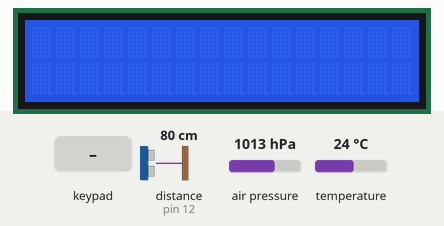
Simulated run of this sketch. Board: Arduino Uno, built with avr-gcc and run on an emulated ATmega328P. Shown: 16×2 character LCD. Wiring (inferred from the names in the program): ultrasonic range finder: trigger pin 13; echo pin 12. Inputs (shaded band) come from the test bench; at power-on: distance to the obstacle (sensor on pin 12) 80 cm, air pressure 1013 hPa, temperature 24 °C. The echo pulse lasts 58.3 µs per cm; what the sketch prints to the serial monitor is not drawn.

Above: at 1.2 s.
1.3 s: keypad keys 2 3 4 5 pressed 0.4 s apart
At 3.2 s:
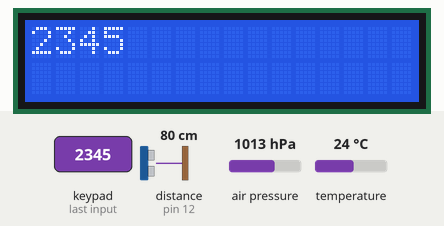
4.4 s: key '1' pressed
At 5.6 s:
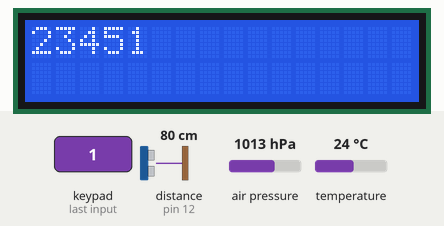
5.9 s: keypad keys 2 3 4 5 # pressed 0.4 s apart
At 7.8 s:
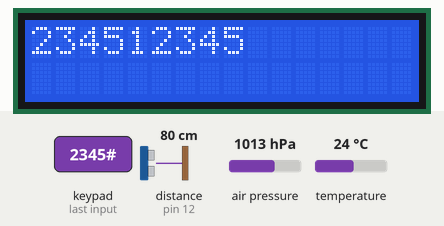
9.4 s: keypad keys 2 3 4 5 * pressed 0.4 s apart
At 12.0 s:
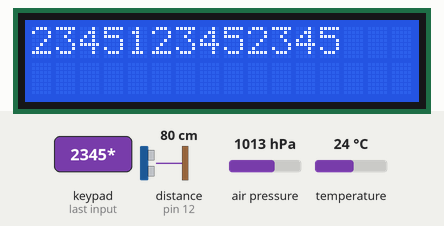
12.9 s: keypad keys 2 3 4 5 A pressed 0.4 s apart
At 14.2 s:
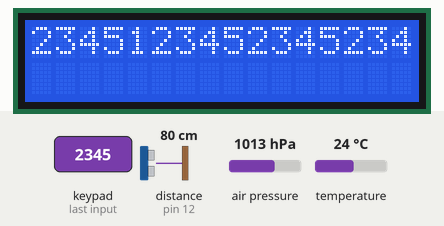
Timing chart, 0 to 15.9 s (numbered marks = the images above; inputs shaded):
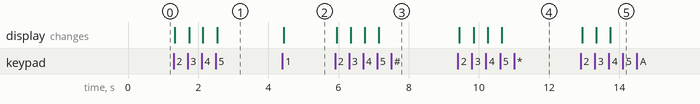

The sketch:

Arduino_Uno_R3_Keypad_LCD_Sensors.ino
```cpp
/*
  Arduino Uno R3 — Keypad + 1602 I2C LCD + HC-SR04 + BMP280
  RECONSTRUCTED from the final project requirements discussed in chat.
  This is NOT a byte-for-byte export of the original Arduino IDE sketch.

  Wiring:
  4x4 keypad ROWS:    D2, D3, D4, D5
  4x4 keypad COLUMNS: D6, D7, D8, D9
  HC-SR04 TRIG: D13, ECHO: D12
  LCD 1602 I2C and BMP280 share Arduino SDA/SCL (same bus as A4/A5).
  BMP280 power: match your particular breakout board; use 3.3V if not 5V tolerant.

  Behavior:
  - LCD shows only keypad input (no sensor readings, no "Key:" label).
  - Numeric keys append digits, C deletes last, D clears input.
  - Serial Monitor shows pressed keypad keys and periodic sensor readings.

  Arduino IDE libraries (Library Manager):
    Keypad (Mark Stanley / Alexander Brevig)
    LiquidCrystal I2C (compatible version with init() and backlight())
    Adafruit BMP280 Library (plus Adafruit BusIO dependencies)
*/
#include <Wire.h>
#include <Keypad.h>
#include <LiquidCrystal_I2C.h>
#include <Adafruit_BMP280.h>

const byte ROWS = 4;
const byte COLS = 4;
char keyMap[ROWS][COLS] = {
  {'1', '2', '3', 'A'},
  {'4', '5', '6', 'B'},
  {'7', '8', '9', 'C'},
  {'*', '0', '#', 'D'}
};
byte rowPins[ROWS] = {2, 3, 4, 5};
byte colPins[COLS] = {6, 7, 8, 9};
Keypad keypad = Keypad(makeKeymap(keyMap), rowPins, colPins, ROWS, COLS);

LiquidCrystal_I2C lcd(0x27, 16, 2); // Check your LCD I2C address.
Adafruit_BMP280 bmp;
const byte TRIG_PIN = 13;
const byte ECHO_PIN = 12;

char inputText[17] = "";
byte inputLength = 0;
bool bmpReady = false;
unsigned long lastReadingMs = 0;

void redrawInput() {
  lcd.setCursor(0, 0);
  lcd.print("                ");
  lcd.setCursor(0, 1);
  lcd.print("                ");
  lcd.setCursor(0, 0);
  lcd.print(inputText); // Only input on the LCD.
}

float measureDistanceCm() {
  digitalWrite(TRIG_PIN, LOW);
  delayMicroseconds(2);
  digitalWrite(TRIG_PIN, HIGH);
  delayMicroseconds(10);
  digitalWrite(TRIG_PIN, LOW);
  unsigned long durationUs = pulseIn(ECHO_PIN, HIGH, 25000UL);
  if (durationUs == 0) return -1.0f; // Timeout / no echo.
  return durationUs * 0.0343f / 2.0f;
}

void setup() {
  Serial.begin(9600);
  pinMode(TRIG_PIN, OUTPUT);
  pinMode(ECHO_PIN, INPUT);
  Wire.begin();
  lcd.init();
  lcd.backlight();
  redrawInput();

  bmpReady = bmp.begin(0x76); // Most BMP280 boards use 0x76 or 0x77.
  if (!bmpReady) bmpReady = bmp.begin(0x77);
  Serial.println("Arduino Uno R3 project ready");
  Serial.println(bmpReady ? "BMP280 detected" : "BMP280 not detected");
}

void loop() {
  char key = keypad.getKey();
  if (key) {
    Serial.print("Pressed keypad key: ");
    Serial.println(key);
    if (key == 'D') {
      inputLength = 0;
      inputText[0] = '\0';
    } else if (key == 'C') {
      if (inputLength > 0) inputText[--inputLength] = '\0';
    } else if (key >= '0' && key <= '9' && inputLength < 16) {
      inputText[inputLength++] = key;
      inputText[inputLength] = '\0';
    }
    redrawInput();
  }

  if (millis() - lastReadingMs >= 1000UL) {
    lastReadingMs = millis();
    float distance = measureDistanceCm();
    Serial.print("Distance: ");
    if (distance < 0) Serial.println("No echo");
    else {
      Serial.print(distance, 1);
      Serial.println(" cm");
    }
    if (bmpReady) {
      Serial.print("Temperature: ");
      Serial.print(bmp.readTemperature(), 1);
      Serial.println(" C");
      Serial.print("Pressure: ");
      Serial.print(bmp.readPressure() / 100.0f, 1);
      Serial.println(" hPa");
    }
  }
}
```

Measured:
- after the input at 1.3 s, the display: first changes at once (image 1 shows a later state)
- after the input at 4.4 s, the display: changes at once (image 2)
- after the input at 5.9 s, the display: first changes at once (image 3 shows a later state)
- after the input at 9.4 s, the display: first changes at once (image 4 shows a later state)
- after the input at 12.9 s, the display: first changes after 0.05 s (image 5 shows a later state)
